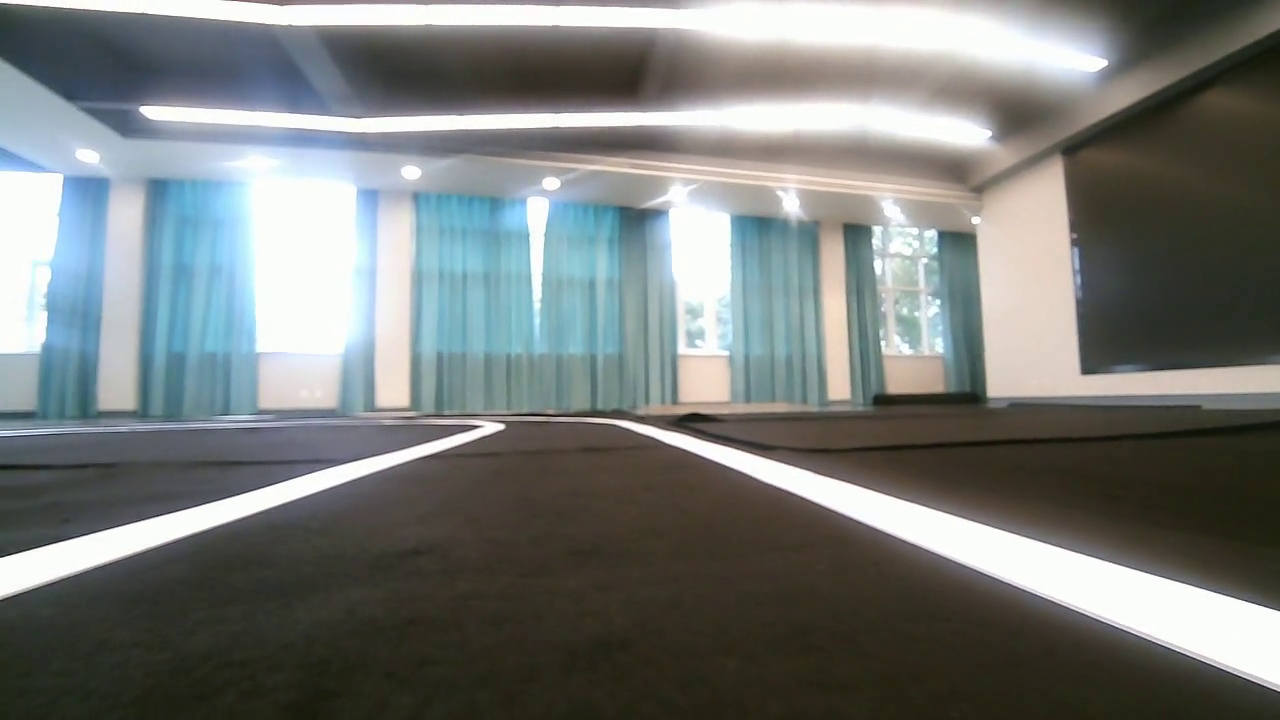
#> input picture frame 51 of test.mp4, 1280 x 720 px
$ python to_dect_lane.py
#> lines starting #> are read from the running program, lines starting #| are printed output that depends on the picture; after the words box and inside, x2 and y2 are one past the last pixel; in counts of white or black regions, pixels touching at a corner belong together
#> further down, img is the input picture: shape (720, 1280, 3); mean B, G, R 121, 123.2, 119
### laneDetector.py
#!/usr/bin/env python
# -*- coding: UTF-8 -*-

import cv2
import numpy as np


class VehicleDetector:
    def __init__(self):
        self.bgr_seg = 0.65  # 画面截取比例
        self.binary_lane_seg = 0.4  # 车道线检测线比例
        self.single_lane_threshold = 0.5  # 偏移量过大阈值
        self.theta = 0.1  # 车道线检测线宽度

    def feedCap(self, bgr_img):
        lower_yellow = np.array([0, 0, 221])
        higher_yellow = np.array([180, 30, 255])
        kernel = cv2.getStructuringElement(cv2.MORPH_RECT, (5, 5))
        offset = 0

        H, W = bgr_img.shape[:2]
#> H = 216; W = 384
        height = int(H * self.bgr_seg)
#> height = 140
        img_hsv = cv2.cvtColor(bgr_img[height:], cv2.COLOR_BGR2HSV)
#> img_hsv: shape (76, 384, 3); mean H, S, V 35.8, 65.1, 77.3
        mask_yellow = cv2.inRange(img_hsv, lower_yellow, higher_yellow)
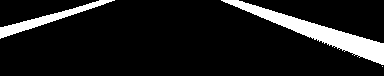
#> mask_yellow: shape (76, 384); 10.7% white; 3 white regions (1 under 20 px), largest, box (x1, y1, x2, y2) and area: (221, 0, 384, 65) 2282, (0, 0, 115, 39) 854
        gray = cv2.cvtColor(bgr_img[height:], cv2.COLOR_RGB2GRAY)
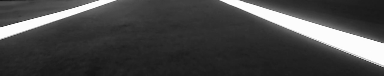
#> gray: shape (76, 384); min 19, max 255, mean 71.3
        _, binary_img_gray = cv2.threshold(gray, 230, 255, cv2.THRESH_BINARY)
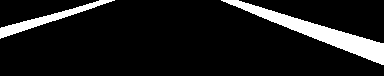
#> binary_img_gray: shape (76, 384); 10.5% white; 2 white regions, box (x1, y1, x2, y2) and area: (221, 0, 384, 65) 2217, (0, 0, 115, 39) 836
        mask_yellow = cv2.morphologyEx(mask_yellow, cv2.MORPH_CLOSE, kernel, iterations=1)
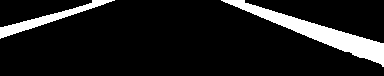
#> mask_yellow: shape (76, 384); 10.9% white; 2 white regions, box (x1, y1, x2, y2) and area: (221, 0, 384, 67) 2330, (0, 0, 115, 39) 865
        mask_yellow = cv2.medianBlur(mask_yellow, ksize=5)
#> mask_yellow: shape (76, 384); 11% white; 2 white regions, box (x1, y1, x2, y2) and area: (222, 0, 384, 67) 2332, (0, 0, 114, 39) 866
        mask_yellow = cv2.morphologyEx(mask_yellow, cv2.MORPH_OPEN, kernel, iterations=1)
#> mask_yellow: shape (76, 384); 10.9% white; 2 white regions, box (x1, y1, x2, y2) and area: (225, 0, 384, 65) 2324, (0, 0, 109, 38) 857
        binary_img_gray = cv2.medianBlur(binary_img_gray, ksize=5)
#> binary_img_gray: shape (76, 384); 10.5% white; 2 white regions, box (x1, y1, x2, y2) and area: (222, 0, 384, 65) 2217, (0, 0, 114, 39) 836
        # cv2.line(bgr_img, (0, height), (W, height), (0, 0, 255), 2)

        # 车道线检测
        binary_lane_seg_H = int(mask_yellow.shape[0] * self.binary_lane_seg)
#> binary_lane_seg_H = 30
        bgr_lane_seg_H = height + binary_lane_seg_H
#> bgr_lane_seg_H = 170
        start = -int(mask_yellow.shape[0] * self.theta) + binary_lane_seg_H
#> start = 23
        end = int(mask_yellow.shape[0] * self.theta) + binary_lane_seg_H
#> end = 37

        if np.sum(mask_yellow[start:end] == 255) == 0:
            cv2.putText(bgr_img, 'No Lane Detected!', (10, 40), cv2.FONT_HERSHEY_COMPLEX, 0.7, (255, 0, 0), 2)
            # cv2.rectangle(bgr_img, (0, start + height), (W, end + height), (0, 0, 200), -1)
            return binary_img_gray, bgr_img, offset

        lane_seg_mask = np.where(mask_yellow[start:end] == 255)
#> lane_seg_mask = 971 positions, rows 0 to 13, columns 0 to 358
        lane_left = np.min(lane_seg_mask)
#> lane_left = 0
        lane_right = np.max(lane_seg_mask)
#> lane_right = 358
        lane_center = (lane_left + lane_right) / 2
#> lane_center = 179
        # cv2.rectangle(bgr_img, (0, start + height), (W, end + height), (0, 255, 0), -1)

        cv2.circle(bgr_img, (lane_left, bgr_lane_seg_H), 3, (0, 0, 255), 2)
        cv2.circle(bgr_img, (lane_right, bgr_lane_seg_H), 3, (0, 0, 255), 2)
        cv2.circle(bgr_img, (int(lane_center), bgr_lane_seg_H), 5, (0, 0, 255), -1)
#> bgr_img: shape (216, 384, 3); mean B, G, R 120.8, 122.9, 119.2

        if lane_right - lane_left < W * self.single_lane_threshold:
            offset = float(lane_center - W / 2) / float(W)
            if offset > 0:
                offset = 0.5 - offset
            else:
                offset = -(0.5 - abs(offset))
            if lane_center > W / 2:
                text = 'Too lane_right:{:.4f}'.format(offset)
            else:
                text = 'Too lane_left:{:.4f}'.format(offset)
            cv2.putText(bgr_img, text, (10, 50), cv2.FONT_HERSHEY_COMPLEX, 0.7, (255, 0, 0), 2)
        else:
            offset = float(lane_center - W / 2) / float(W)
#> offset = -0.0339
            cv2.putText(bgr_img, 'lane_center Offset:{:.4f}'.format(offset), (10, 50), cv2.FONT_HERSHEY_COMPLEX, 0.7, (255, 0, 0), 2)
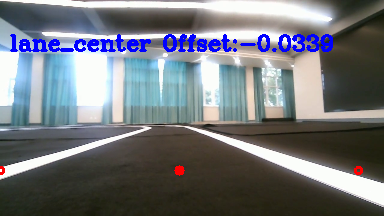
#> bgr_img: shape (216, 384, 3); mean B, G, R 123.4, 117.9, 114.2

        return binary_img_gray, bgr_img, offset


# [18 lines that do not run on import are left out]

### to_dect_lane.py
#!/usr/bin/env python
# -*- coding: UTF-8 -*-
from laneDetector import *
import cv2
import serial
import time

# [11 lines of commented-out code are left out]


def servoTest(offset):
    if offset < 65: return 'A'
    if 65 <= offset < 75: return 'B'
    if 75 <= offset < 85: return 'C'
    if 85 <= offset < 95: return 'D'
    if 95 <= offset < 105: return 'E'
    if 105 <= offset < 115: return 'F'
    if 115 <= offset: return 'G'


width = 1280
height = 720

if __name__ == '__main__':
    # rospy.init_node('lane_vel', anonymous=True)
    # rate = rospy.Rate(32)
    # im = cv2.VideoCapture('/dev/video10')
    im = cv2.VideoCapture('test.mp4')
    # im = cv2.VideoCapture(0)
    im.set(cv2.CAP_PROP_FRAME_WIDTH, width)
    im.set(cv2.CAP_PROP_FRAME_HEIGHT, height)
    # 创建检测器
    det = VehicleDetector()
    # 检测车道线

    #     - result：输出的车道线分�?#     - frame：可视化图像
    #     - offset：偏移的相对�?\

    k = 60
    # [9 lines of commented-out code are left out]
    offset_old = 0
    offset = 0

    # while not rospy.is_shutdown():
    while 1:
        ret, img = im.read()
        img = cv2.resize(img, None, fx=0.3, fy=0.3)
        offset_old = offset
#> (the run stopped early here; a loop or call above may not have finished)

$ run again, starting later in the video
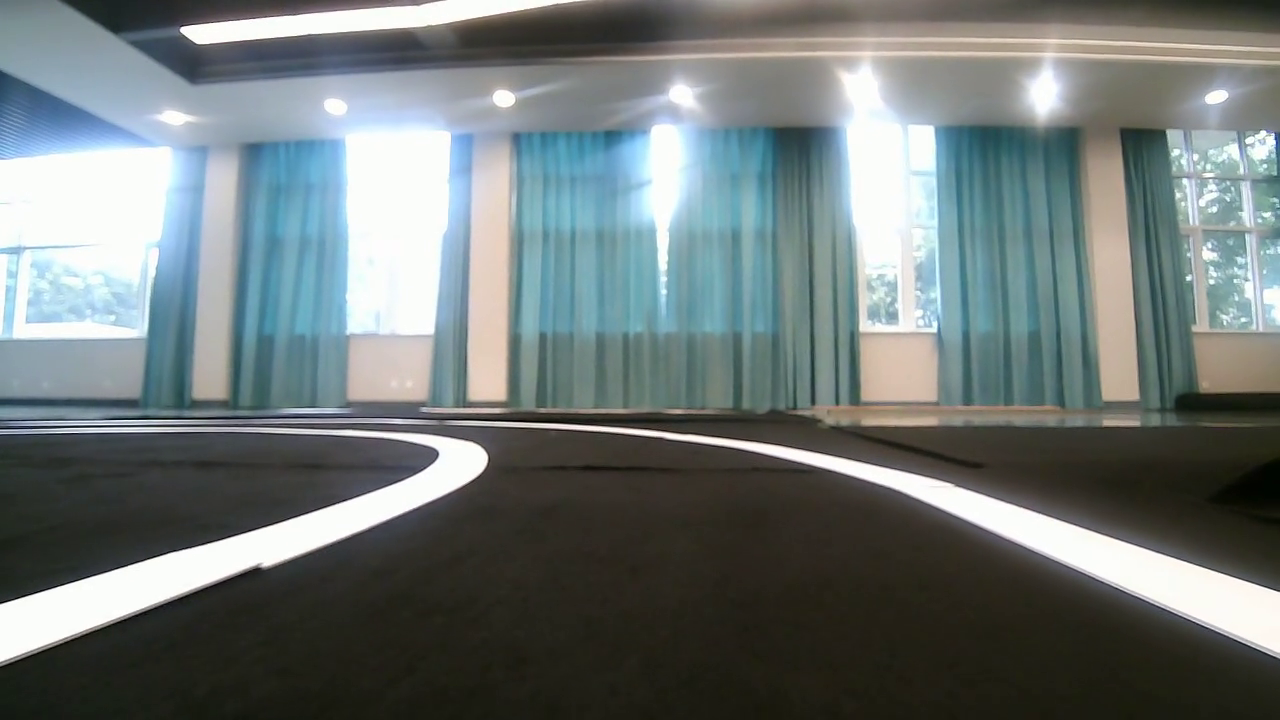
#> input picture frame 232 of test.mp4, 1280 x 720 px
#> img is the input picture: shape (720, 1280, 3); mean B, G, R 119.4, 119.9, 110.9
#> img: shape (216, 384, 3)
#> img_hsv: shape (76, 384, 3); mean H, S, V 36, 61.1, 65.4
#> in feedCap, `mask_yellow = cv2.morphologyEx(mask_yellow, cv2.MORPH_OPEN, kernel, it..`:
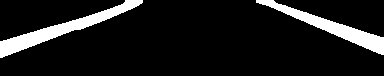
#> mask_yellow: shape (76, 384); 10.9% white; 2 white regions, box (x1, y1, x2, y2) and area: (0, 0, 143, 58) 1704, (256, 0, 384, 55) 1467
#> lane_seg_mask = 1053 positions, rows 0 to 13, columns 17 to 379
#> lane_left = 0
#> lane_right = 379
#> lane_center = 189.5
#> offset = -0.00651
#> in feedCap, `cv2.putText(bgr_img, 'lane_center Offset:{:.4f}'.format(offset), (10, ..`:
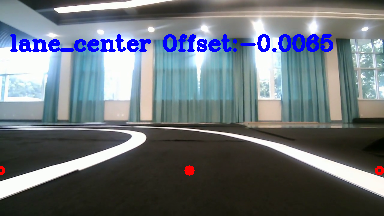
#> bgr_img: shape (216, 384, 3); mean B, G, R 121.3, 114.4, 106.8
